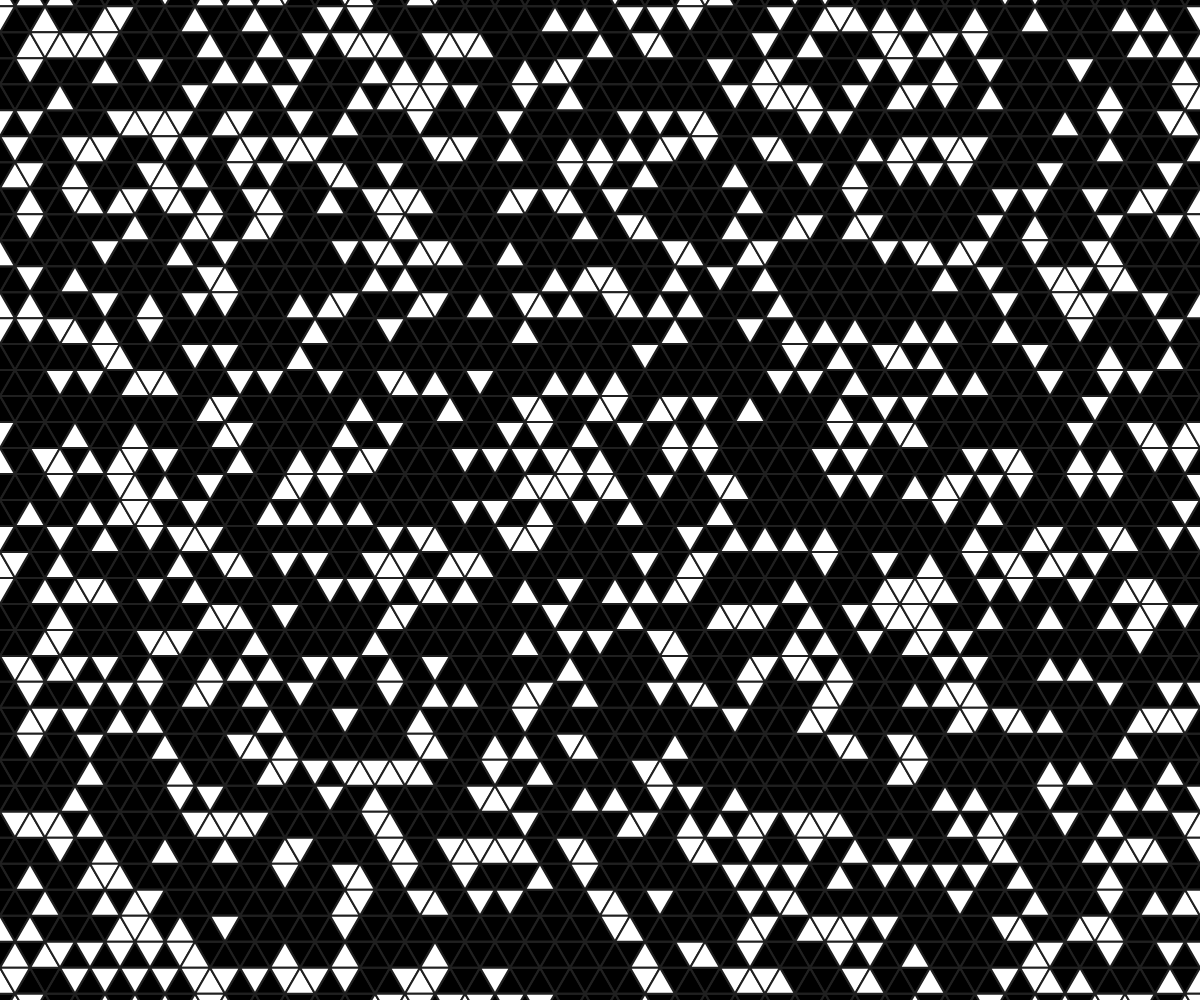
Frame 1 (no input)
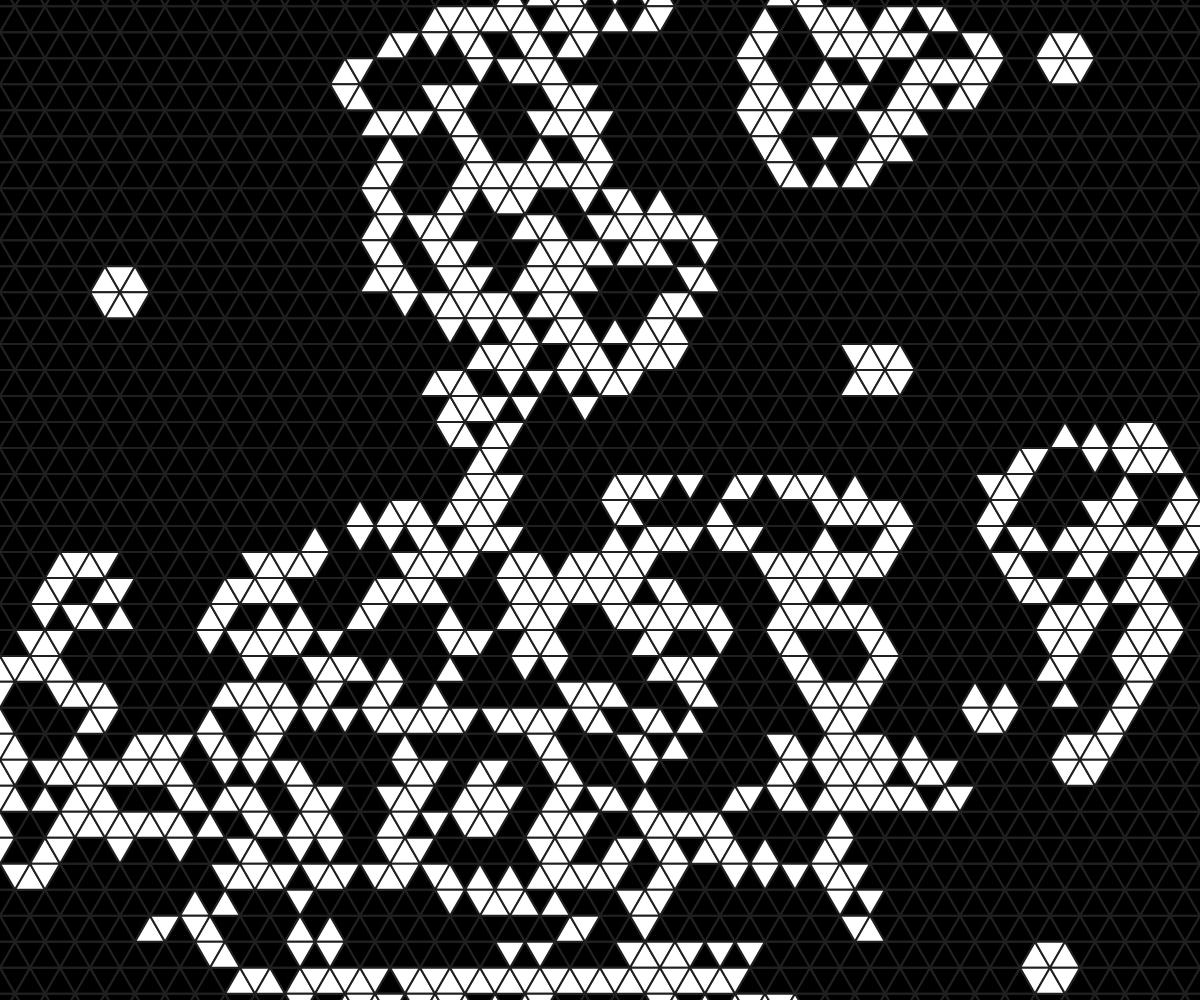
Frame 60 (no input)
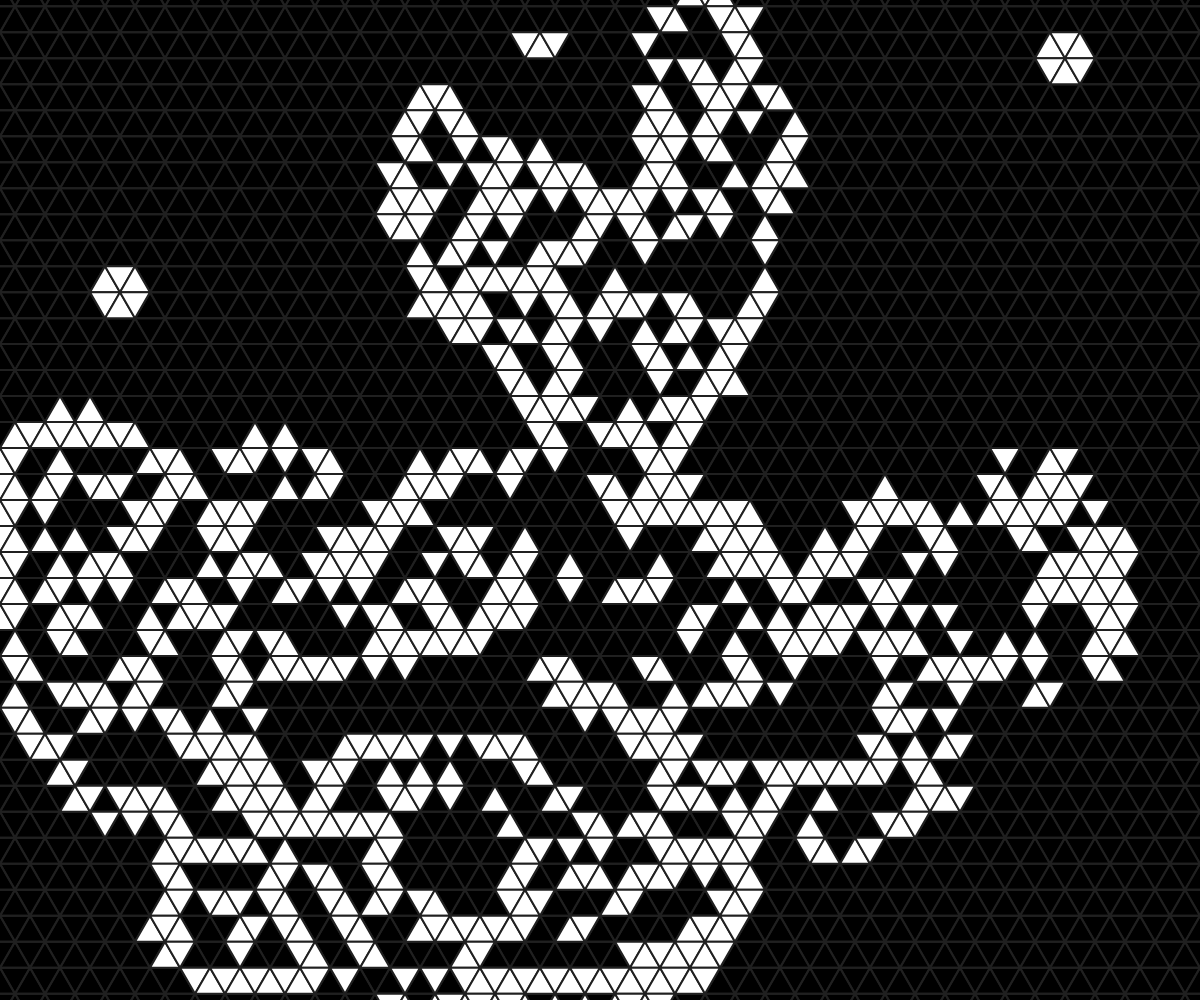
Frame 120 (the mouse pressed at the canvas centre since frame 60)

The p5.js sketch that drew these frames (run headless with seeded random() and noise() and a simulated clock; from frame 60 on, the mouse is pressed at the canvas centre):

// p5.js sketch
// ── sketch.js

let tHeight = Math.sqrt(3) / 2;
let cellHeight;

let gridStrokeWeight = 2;

let sideLength = 30.0;
let gridHeight;
let gridWidth;

let running = true;
let drawUpdate;

let grid;

function setup() {
    initializeGrid();
    // setStartPattern();
    randomize();
}

function draw() {
    drawLivecells();

    if(running){
        getNextGeneration();
    }
}

function makeArray(rows, cols){
    let arr = new Array(rows);
    for (let i = 0; i < arr.length; i++) {
        arr[i] = new Array(cols).fill(0);
    }
    return arr;
}

function drawTriangle(x, y, down = false, fillIn = false) {
    stroke(32);
    strokeWeight(gridStrokeWeight);
    noFill();

    let x1 = x - sideLength / 2;
    let x2 = x;
    let x3 = x + sideLength / 2;
    let y2;

    if (!down) {
        y2 = y;
        y = cellHeight + y2;

    } else {
        y2 = cellHeight + y;
    }

    if (fillIn) {
        push()
        noStroke();
        fill(fillIn);
        triangle(x1, y, x2, y2, x3, y)
        pop()
    }

    triangle(x1, y, x2, y2, x3, y)
}

function getDir(r, c) {
    let dir;
    let tl_down = (((grid.length / 2) % 2) + (floor(grid[0].length / 2) % 2)) % 2

    if (tl_down) {
        dir = !((r % 2 + c % 2) % 2);
    } else {
        dir = ((r % 2 + c % 2) % 2);
    }

    return dir;
}

function initializeGrid(){
    cellHeight = tHeight * sideLength;
    gridWidth = Math.ceil((window.innerWidth/2) / (sideLength/2))*2 + 1;
    gridHeight = Math.ceil((window.innerHeight/2) / cellHeight)*2;
    grid = makeArray(gridHeight, gridWidth);

    drawGrid();
}

function drawGrid() {
    createCanvas(window.innerWidth, window.innerHeight);
    background(0);
    translate(window.innerWidth / 2, window.innerHeight / 2);
    cellHeight = tHeight * sideLength;

    for (let r = 0; r < grid.length; r++) {
        for (let c = 0; c < grid[0].length; c++) {
            let x = (c - floor(grid[0].length / 2)) * sideLength / 2;
            let y = (r - grid.length / 2) * cellHeight;
            drawTriangle(x, y, getDir(r, c))
        }
    }
}

function drawLivecells() {
    drawGrid();
    // translate(window.innerWidth / 2, window.innerHeight / 2);
    
    for (let row = 0; row < grid.length; row++) {
        for (let col = 0; col < grid[0].length; col++) {
            if(grid[row][col]){
                let x = (col - floor(grid[0].length / 2)) * sideLength / 2;
                let y = (row - grid.length / 2) * cellHeight;
                drawTriangle(x, y, getDir(row, col), color(255))
            }
        }
    }
}



window.addEventListener("resize", function () {
    initializeGrid();
});

window.addEventListener("wheel", function (e) {
    if (e.deltaY > 0 && sideLength > 5) {
        sideLength -= 1;
    } else {
        sideLength += 1;
    }
    initializeGrid();
});

document.addEventListener("keydown", function (event) {
    // console.log(event.which);
    switch (event.which) {
    case 32: //space
        running = !running;
        break;

    case 82: //r
        randomize();
        break;

    case 67: //c
        initializeGrid();
        break;

    case 39: //right arrow
        getNextGeneration();
        break;
    }
});



function randomize() {

    grid = makeArray(gridHeight, gridWidth);

    for (let row = 0; row < grid.length; row++) {
        for (let col = 0; col < grid[0].length; col++) {
            grid[row][col] = int(random(1) >= 0.7);
        }
    }
}

function countNeighbors(row, col){
    let dir = getDir(row, col);
    let sum = 0;

    if(row > 0 && col > 0){
        sum += grid[row-1][col-1]
    }
    if(row > 0){
        sum += grid[row-1][col]
    }
    if(row > 0 && col < grid[0].length - 2){
        sum += grid[row-1][col+1]
    }


    if(col > 0){
        sum += grid[row][col-1]
    }
    if(col < grid[0].length - 2){
        sum += grid[row][col+1]
    }


    if(row < grid.length - 2 && col > 0){
        sum += grid[row+1][col-1]
    }
    if(row < grid.length - 2){
        sum += grid[row+1][col]
    }
    if(row < grid.length - 2 && col < grid[0].length - 2){
        sum += grid[row+1][col+1]
    }


    if(col > 1){
        sum += grid[row][col-2]
    }
    if(col < grid[0].length - 3){
        sum += grid[row][col+2]
    }


    if(dir){ // pointed down
        if(row > 0 && col > 1){
            sum += grid[row-1][col-2]
        }
        if(row > 0 && col < grid[0].length - 3){
            sum += grid[row-1][col+2]
        }
    } else { // pointed up
        if(row < grid.length - 2 && col > 1){
            sum += grid[row+1][col-2]
        }
        if(row < grid.length - 2 && col < grid[0].length - 3){
            sum += grid[row+1][col+2]
        }
    }

    return sum;
}

function getNextGeneration(){
    let nextGrid = makeArray(grid.length, grid[0].length);

    for (let row = 0; row < grid.length; row++) {
        for (let col = 0; col < grid[0].length; col++) {

            let neighbors = countNeighbors(row, col);
            let alive = grid[row][col];

            if (!alive && (neighbors >= 5 && neighbors <= 6)) {
                nextGrid[row][col] = 1;
            } else if (alive && (neighbors < 4 || neighbors > 7)) {
                nextGrid[row][col] = 0;
            } else if (alive) {
                nextGrid[row][col] = grid[row][col];
            }
        }
    }

    grid = nextGrid;
}

function setStartPattern() {
    pattern = [

        [-1, -1],
        // [-1,  0],
        [-1,  1],

        [ 0, -1],
        [ 0,  0],
        [ 0,  1],
    ];

    for (let i = 0; i < pattern.length; i++) {
        let r = (grid.length / 2) + pattern[i][0]
        let c = ((grid[0].length - 1) / 2) + pattern[i][1]

        console.log([r, c])

        grid[r][c] = 1;
    }

}
